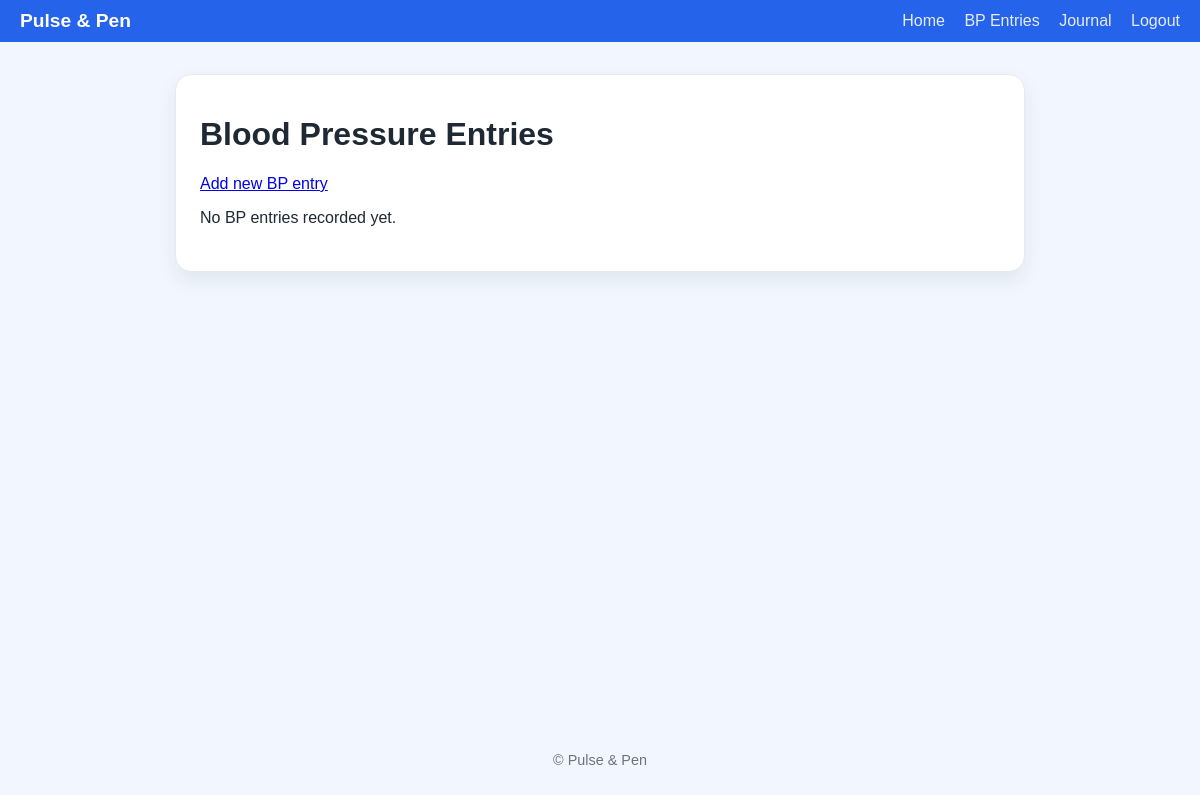
/bp/ (signed in), run on an earlier commit of the app's database.
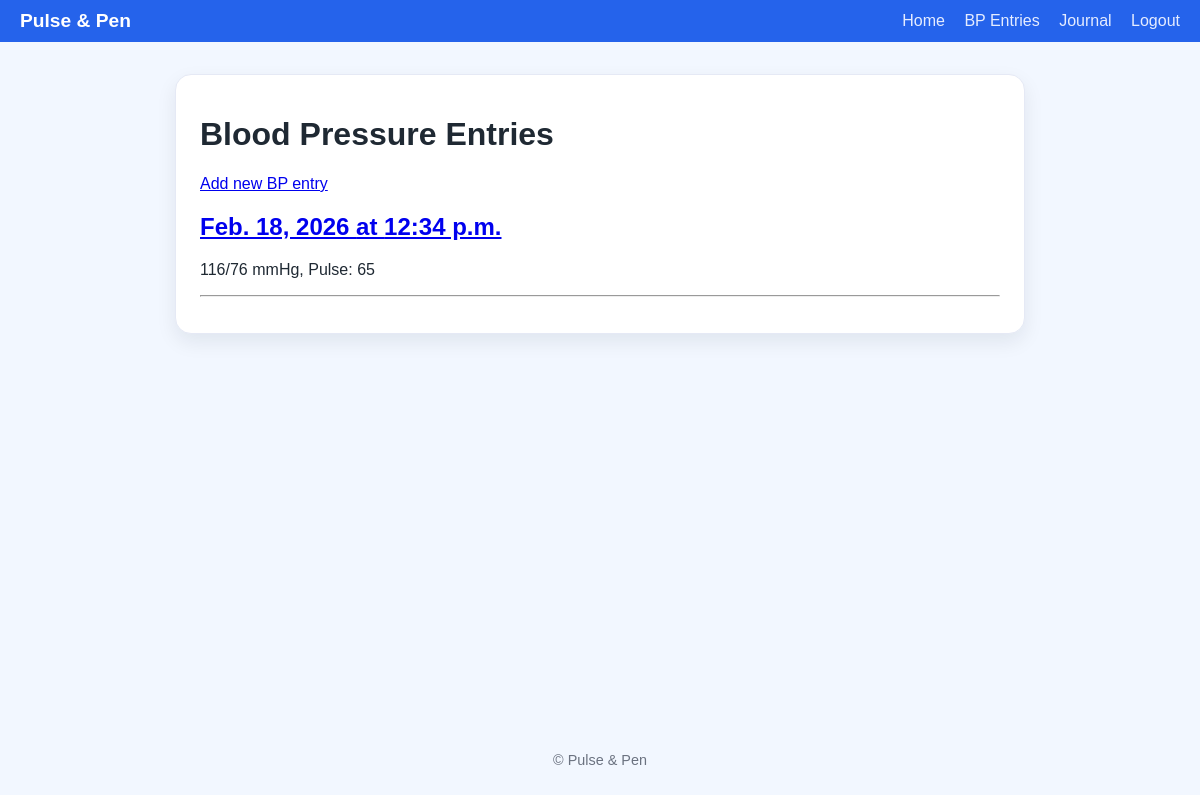
And on a later commit of the database.
### heartline/models.py (models this page shows)
class BPEntry(models.Model):
    user = models.ForeignKey(User, on_delete=models.CASCADE)
    date = models.DateField()
    time = models.TimeField()
    systolic = models.IntegerField()
    diastolic = models.IntegerField()
    pulse = models.IntegerField()
    note = models.TextField(blank=True, null=True)

### heartline/views.py (the view)
# urls.py: path('bp/', BPEntryListView.as_view(), name='bpentry-list'),
class BPEntryListView(LoginRequiredMixin, ListView):
    model = BPEntry
    template_name = 'heartline/bpentry_list.html'
    context_object_name = 'bp_entries'
    ordering = ('-date', '-time')
    login_url = 'login'
    def get_queryset(self):
        return BPEntry.objects.filter(user=self.request.user).order_by('-date', '-time')

### heartline/templates/heartline/bpentry_list.html (shortened to what this page needs)
{% extends 'heartline/base.html' %}
{% block content %}
    <h1>Blood Pressure Entries</h1>
    <p>
        <a href="{% url 'bpentry-create' %}">Add new BP entry</a>
    </p>
    {% for entry in bp_entries %}
        <article>
            <h2>
                <a href="{% url 'bpentry-detail' entry.pk %}">
                    {{ entry.date }} at {{ entry.time }}
                </a>
            </h2>
            <p>
                {{ entry.systolic }}/{{ entry.diastolic }} mmHg,
                Pulse: {{ entry.pulse }}
            </p>
        </article>
        <hr>
    {% empty %}
        <p>No BP entries recorded yet.</p>
    {% endfor %}
{% endblock %}

### heartline/templates/heartline/base.html (shortened to what this page needs)
{% load static %}
<!DOCTYPE html>
<html lang="en">
<head>
    <link rel="stylesheet" href="{% static 'heartline/css/style.css' %}">
</head>
<body>
    <header class="navbar">
        <div class="navbar-brand">
            Pulse &amp; Pen
        </div>
        <nav class="navbar-links">
            <a href="#">Home</a>
             <a href="{% url 'bpentry-list' %}">BP Entries</a>
            <a href="#">Journal</a>
            {% if user.is_authenticated %}
            <form method="post" action="{% url 'logout' %}" style="display: inline;">
                <button type="submit" class="navbar-logout-button">Logout</button>
            </form>
        {% else %}
            <a href="{% url 'login' %}">Login</a>
            <a href="{% url 'register' %}">Register</a>
        {% endif %}
        </nav>
    </header>
    <main class="page-main">
        <div class="container">
            {% block content %}
            {% endblock %}
        </div>
    </main>
    <footer class="footer">
        <p>&copy; Pulse &amp; Pen</p>
    </footer>
</body>
</html>

### heartline/static/heartline/css/style.css (style rules this page uses)
body { margin: 0; font-family: Arial, sans-serif; background-color: #f2f7ff; color: #1f2933; min-height: 100vh; display: flex; flex-direction: column; }
.navbar { display: flex; justify-content: space-between; align-items: center; background-color: #2563eb; padding: 10px 20px; }
.navbar-brand { font-weight: bold; font-size: 1.2rem; color: #ffffff; }
.navbar-links a { color: #e5ecff; margin-left: 15px; text-decoration: none; }
.navbar-logout-button { background: none; border: none; color: #e5ecff; margin-left: 15px; padding: 0; font: inherit; cursor: pointer; }
.page-main { flex: 1; display: flex; justify-content: center; align-items: flex-start; padding-bottom: 24px; }
.container { max-width: 800px; width: 100%; margin-top: 32px; padding: 20px 24px 28px; background-color: #ffffff; border-radius: 16px; box-shadow: 0 8px 20px rgba(15, 23, 42, 0.08); border: 1px solid #e5e9f5; }
.footer { text-align: center; padding: 10px 0 18px; background-color: transparent; color: #6b7280; font-size: 0.9rem; margin-top: 0; }

What changed in the data, as far as the page shows it:
added BPEntry: date "Feb. 18, 2026", time "12:34 p.m.", systolic "116", diastolic "76", pulse "65"
Also different on the page:
text no longer shown: "No BP entries recorded yet."
